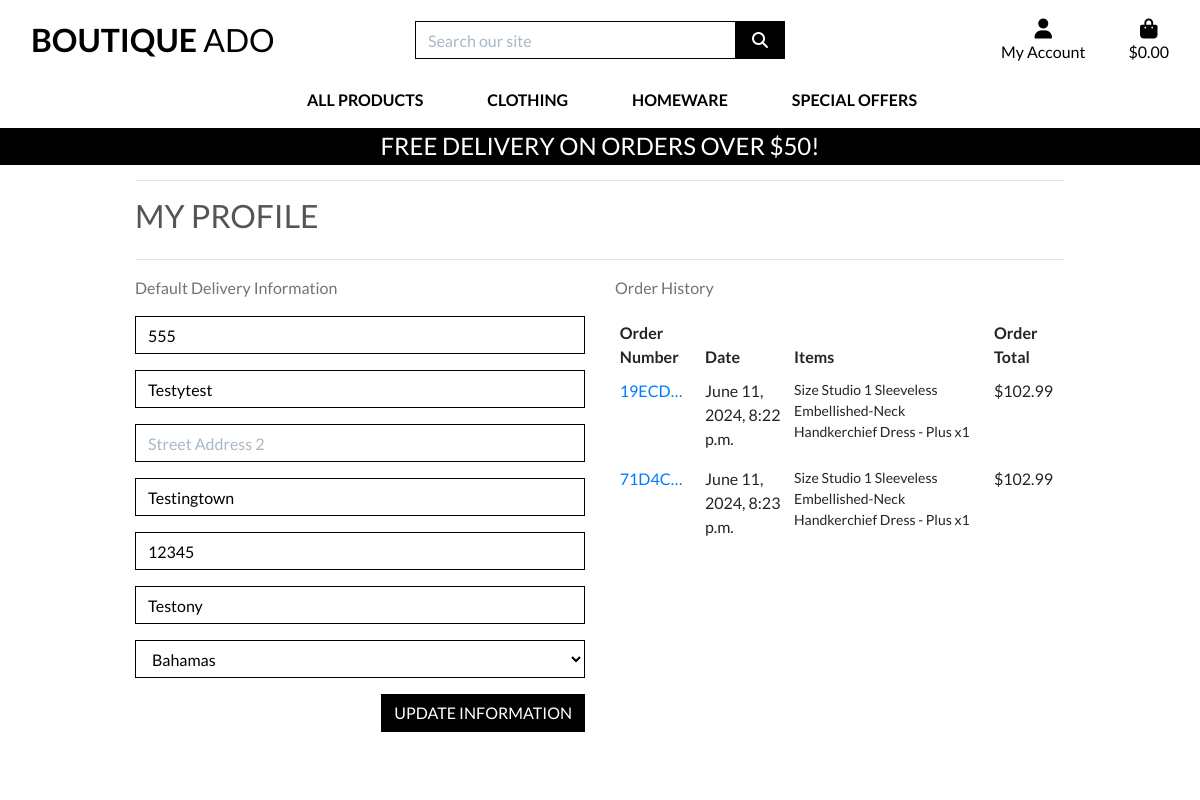
Before: /profile/ (signed in) with the older database file.
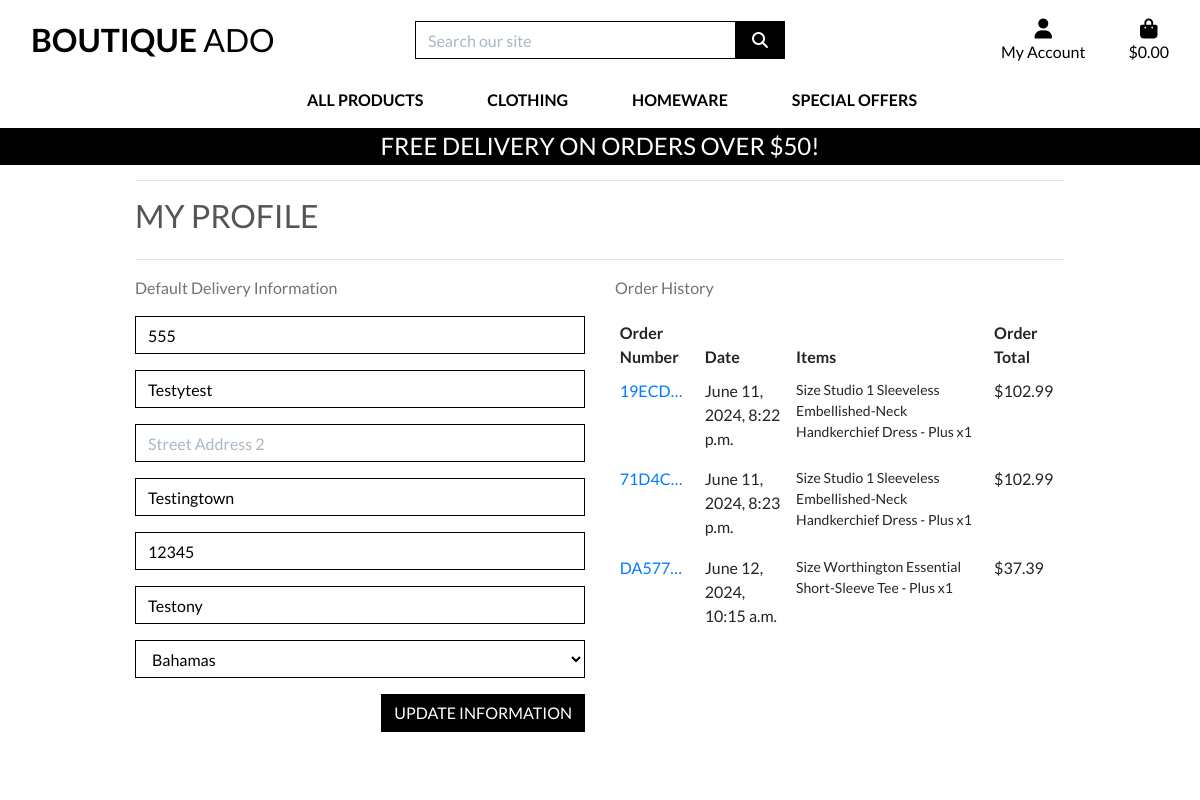
After: the same page with the newer database file.
### checkout/models.py (models this page shows, shortened)
class Order(models.Model):
    order_number = models.CharField(max_length=32, null=False, editable=False)
    user_profile = models.ForeignKey(UserProfile, on_delete=models.SET_NULL,
        null=True, blank=True, related_name='orders'
    )
    full_name = models.CharField(max_length=50, null=False, blank=False)
    email = models.EmailField(max_length=254, null=False, blank=False)
    phone_number = models.CharField(max_length=20, null=False, blank=False)
    country = CountryField(blank_label="Country *", null=False, blank=False)
    postcode = models.CharField(max_length=20, null=True, blank=True)
    town_or_city = models.CharField(max_length=40, null=False, blank=False)
    street_address1 = models.CharField(max_length=80, null=False, blank=False)
    street_address2 = models.CharField(max_length=80, null=True, blank=True)
    county = models.CharField(max_length=80, null=True, blank=True)
    date = models.DateTimeField(auto_now_add=True)
    delivery_cost = models.DecimalField(
        max_digits=6, decimal_places=2, null=False, default=0
    )
    order_total = models.DecimalField(
        max_digits=10, decimal_places=2, null=False, default=0
    )
    grand_total = models.DecimalField(
        max_digits=10, decimal_places=2, null=False, default=0
    )
    original_bag = models.TextField(null=False, blank=False, default='')
    stripe_pid = models.CharField(max_length=254, null=False, blank=False, default='')

class OrderLineItem(models.Model):
    order = models.ForeignKey(
        Order,
        null=False,
        blank=False,
        on_delete=models.CASCADE,
        related_name="lineitems",
    )
    product = models.ForeignKey(
        Product, null=False, blank=False, on_delete=models.CASCADE
    )
    product_size = models.CharField(
        max_length=2, null=True, blank=True
    )  # XS, S, M, L, XL
    quantity = models.IntegerField(null=False, blank=False, default=0)
    lineitem_total = models.DecimalField(
        max_digits=6, decimal_places=2, null=False, blank=False, editable=False
    )

### products/models.py (models this page shows, shortened)
class Product(models.Model):
    category = models.ForeignKey(
        "Category", null=True, blank=True, on_delete=models.SET_NULL
    )
    sku = models.CharField(max_length=254, null=True, blank=True)
    name = models.CharField(max_length=254)
    description = models.TextField()
    has_sizes = models.BooleanField(default=False, null=True, blank=True)
    price = models.DecimalField(max_digits=6, decimal_places=2)
    rating = models.DecimalField(max_digits=6, decimal_places=2, null=True, blank=True)
    image_url = models.URLField(max_length=1024, null=True, blank=True)
    image = models.ImageField(null=True, blank=True)

### profiles/views.py (the view)
# urls.py: path('profile/', include('profiles.urls')),
def profile(request):
    profile = get_object_or_404(UserProfile, user=request.user)
    if request.method == 'POST':
        form = UserProfileForm(request.POST, instance=profile)
        if form.is_valid():
            form.save()
            messages.success(request, 'Profile updated successfully')
        else:
            messages.error(request, 'Update failed. Please ensure the form is valid.')
    else:
        form = UserProfileForm(instance=profile)
    orders = profile.orders.all()
    template = 'profiles/profile.html'
    context = {
        'form': form,
        'orders': orders,
        'on_profile_page': True
    }
    return render(request, template, context)

### profiles/forms.py
class UserProfileForm(forms.ModelForm):
    class Meta:
        model = UserProfile
        exclude = ('user',)
    def __init__(self, *args, **kwargs):
        super().__init__(*args, **kwargs)
        placeholders = {
            'default_phone_number': 'Phone Number',
            'default_postcode': 'Postal Code',
            'default_town_or_city': 'Town or City',
            'default_street_address1': 'Street Address 1',
            'default_street_address2': 'Street Address 2',
            'default_county': 'County, State or Locality',
        }
        self.fields['default_phone_number'].widget.attrs['autofocus'] = True
        for field in self.fields:
            if field != 'default_country':
                if self.fields[field].required:
                    placeholder = f'{placeholders[field]} *'
                else:
                    placeholder = placeholders[field]
                self.fields[field].widget.attrs['placeholder'] = placeholder
            self.fields[field].widget.attrs['class'] = 'border-black rounded-0 profile-form-input'
            self.fields[field].label = False

### profiles/templates/profiles/profile.html (shortened to what this page needs)
{% extends "base.html" %}
{% load static %}
{% block extra_css %}
<link rel="stylesheet" href="{% static 'profiles/css/profile.css' %}">
{% endblock %}
{% block page_header %}
<div class="container header-container">
</div>
{% endblock %}
{% block content %}
<div class="overlay"></div>
<div class="container">
    <div class="row">
        <div class="col">
            <hr>
            <h2 class="logo-font mb-4">My Profile</h2>
            <hr>
        </div>
    </div>
    <div class="row">
        <div class="col-12 col-lg-6">
            <p class="text-muted">Default Delivery Information</p>
            <form class="mt-3" action="{% url 'profile' %}" method="POST" id="profile-update-form">
                {{ form|crispy }}
                <button class="btn btn-black rounded-0 text-uppercase float-right">Update Information</button>
            </form>
        </div>
        <div class="col-12 col-lg-6">
            <p class="text-muted">Order History</p>
            <div class="order-history table-responsive">
                <table class="table table-sm table-borderless">
                    <thead>
                        <tr>
                            <th>Order Number</th>
                            <th>Date</th>
                            <th>Items</th>
                            <th>Order Total</th>
                        </tr>
                    </thead>
                    <tbody>
                        {% for order in orders %}
                        <tr>
                            <td>
                                <a href="{% url 'order_history' order.order_number %}" title="{{ order.order_number }}">
                                    {{ order.order_number|truncatechars:6 }}
                                </a>
                            </td>
                            <td>{{ order.date }}</td>
                            <td>
                                <ul class="list-unstyled">
                                    {% for item in order.lineitems.all %}
                                    <li class="small">
                                        {% if item.product.has_sizes %}
                                        Size {{ item.product.size|upper }}
                                        {% endif %}{{ item.product.name }} x{{ item.quantity }}
                                    </li>
                                    {% endfor %}
                                </ul>
                            </td>
                            <td>${{ order.grand_total }}</td>
                        </tr>
                        {% endfor %}
                    </tbody>
                </table>
            </div>
        </div>
    </div>
</div>
{% endblock %}

Changed rows visible on the page:
added Order: order_number "DA577…", date "June 12, 2024, 10:15 a.m.", grand_total "37.39"
added OrderLineItem: product.name "Worthington Essential Short-Sleeve Tee - Plus", quantity "1", shown under "DA577…"
